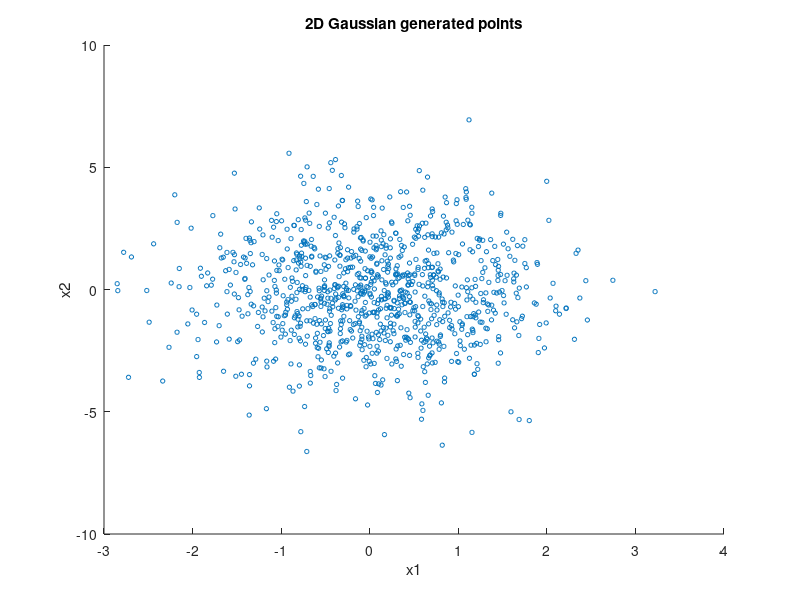
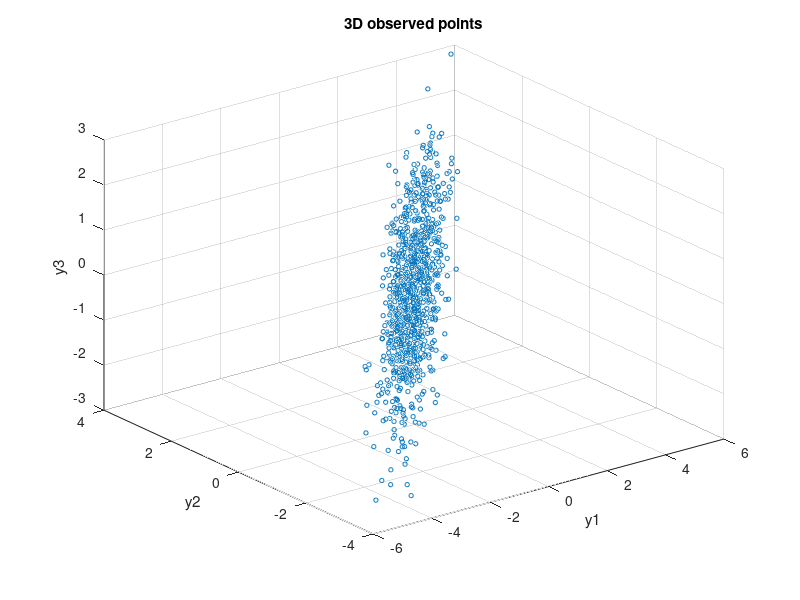
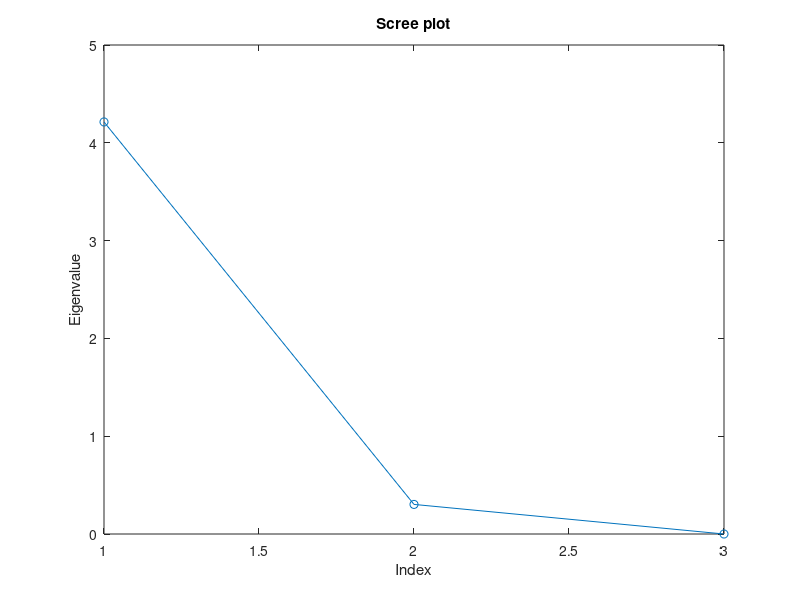
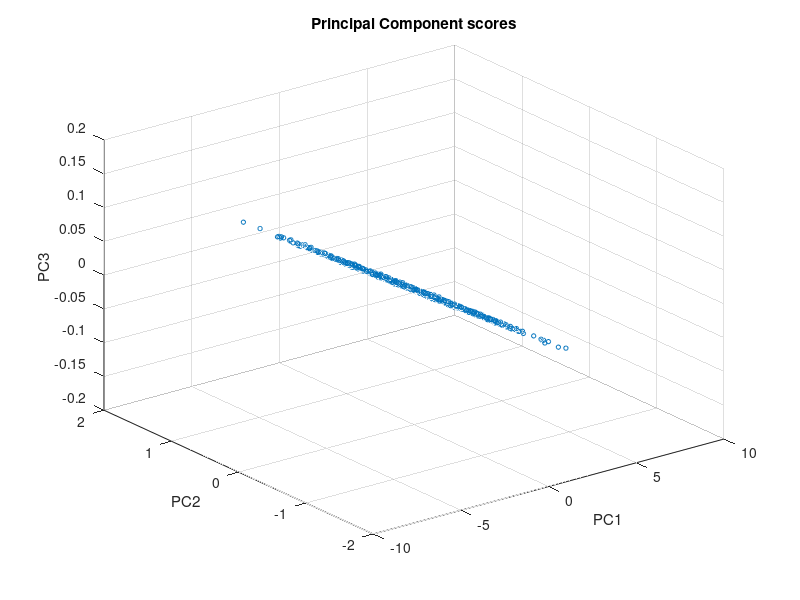

These figures' MATLAB source, in order:
%Alexandros Fotiadis AEM:10392

clc; 
clf;
clear;
close all;

%Defining Parameters
n=1000; %Num of observations
mu=[0 0]; %Mean values array
sigma=[1 0; 0 4]; %Variance array
x=mvnrnd(mu',sigma,n); %Generating the sample
w=[0.2 0.8; 0.4 0.5; 0.7 0.3]; %Transformation array (R^2->R^3)
x3=x*w'; %Transforming the data to R^3
p=size(w,1);%for later use in PCA

figure(); %Scatter plot for the 2D generated sample
scatter(x(:,1),x(:,2),10,'blue');
xlabel('x1');
ylabel('x2');
title('2D Gaussian generated points');
figure(); %3D scatter plot for the transformed data
scatter3(x3(:,1),x3(:,2),x3(:,3),10,'blue');
xlabel('y1');
ylabel('y2');
zlabel('y3');
title('3D observed points');

y=x3-repmat(sum(x3)/n,n,1); %centering the transformed data
covx=cov(y);%finding the covariance matrix
[eigvec,eigval]=eig(covx);%calculating eigenvalues and eigenvectors of the covariance matrix
eigval=diag(eigval); %calculating the eigenvalues of the diagonal array
[eigval,ind]=sort(eigval,"descend"); %sorting eigenvalues
eigvec=eigvec(:,ind); %assigning eigenvectors

z3=(eigvec*y')'; %transforming the data into the new coordinate system


figure(); %scree plot
plot(1:p,eigval,'o-');
title("Scree plot");
xlabel("Index");
ylabel("Eigenvalue");

figure(); %scatter plot for the new data 3D
scatter3(z3(:,1),z3(:,2),z3(:,3),10,'blue');
xlabel('PC1');
ylabel('PC2');
zlabel('PC3');
title("Principal Component scores");

z2=(eigvec(1:2,:)*y')'; %scatter plot for the new data 2D
figure();
scatter(z2(:,1),z2(:,2),10,'blue');
xlabel('PC1');
ylabel('PC2');
title("Principal Component scores");